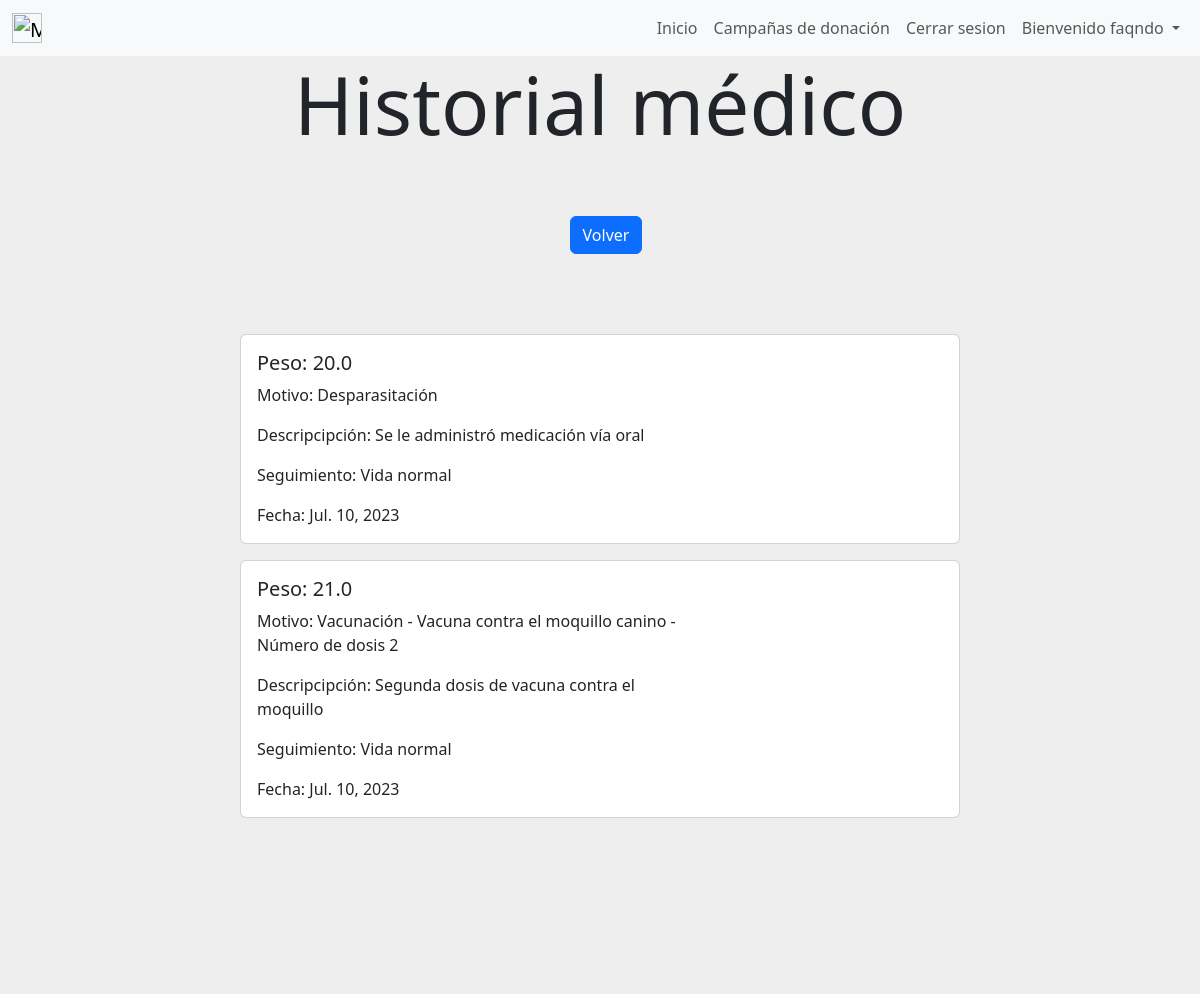
The page /ver_historial_medico/1/ (signed in) on the database its author committed.
### user/models.py (models this page shows)
class User(AbstractUser):
    dni = models.CharField(max_length=8, unique=True)
    email = models.EmailField(unique=True)

### gestion_de_mascotas/models.py (models this page shows, shortened)
class Entrada(models.Model):
    fecha = models.DateField(auto_now_add=True)
    peso = models.FloatField(validators=[MinValueValidator(0)])
    motivo = models.ForeignKey(Servicio_veterinario, on_delete=models.CASCADE, null=True, blank=True, default=None)
    descripcion = models.CharField(max_length=500)
    seguimiento = models.CharField(max_length=500)
    numero_dosis = models.PositiveBigIntegerField(null=True, blank=True)
    vacuna = models.ForeignKey(Vacuna, on_delete=models.CASCADE, null=True, blank=True)
    perro = models.ForeignKey(Perro, on_delete=models.CASCADE)
    class Meta:
        verbose_name='entrada'
        verbose_name_plural='entradas'

class Vacuna(models.Model):
    nombre = models.CharField(max_length=100)
    class Meta:
        verbose_name='vacuna'
        verbose_name_plural='vacunas'
    def __str__ (self):
        return self.nombre

### gestion_de_servicios_prestados/models.py (models this page shows)
class Servicio_veterinario(models.Model):
    servicio = models.CharField(max_length=30)
    class Meta:
        verbose_name='servicio_veterinario'
        verbose_name_plural='servicios_veterinarios'
    def __str__ (self):
        return self.servicio

### gestion_de_mascotas/views.py (the view)
# urls.py: path('ver_historial_medico/<id>/',views.ver_historial_medico, name= "ver_historial_medico"),
def ver_historial_medico(request, id):
    perro = Perro.objects.get(id=id)
    entradas = Entrada.objects.filter(perro = perro) #Filtra las entradas del perro
    return render(request,"gestion_de_mascotas/historial_medico.html",{'entradas':entradas, 'id_perro':id, 'id_user':perro.owner.id})

### gestion_de_mascotas/templates/gestion_de_mascotas/historial_medico.html (shortened to what this page needs)
{% extends "gestion_de_usuarios/base.html" %}
{% block content %}
{% if user.is_authenticated %}
<div style="background-color:#eee;height: 20%;text-align: center;">
    <h1 class="display-1">Historial médico</h1>
</div>
<div style="background-color: #eee;background-position: center;background-size: cover; align-items: center;justify-content: center;display: flex;">
    {% if user.is_superuser %}
    <a class="btn btn-success" href="{% url 'elegir_motivo' id_perro %}" style="color:white;">Crear entrada</a>
    <a class="btn btn-primary" href="{% url 'ver_perros_cliente' id_user %}" style="color:white;margin-left: 1%;">Volver</a>
    {% else %}
    <a class="btn btn-primary" href="{% url 'mis_perros' %}" style="color:white;margin-left: 1%;">Volver</a>
    {% endif %}
</div>
<div style="background-color:#eee;height: 5%;text-align: center;">
</div>
<div style="background-color:#eee;height: 5%;text-align: center;">
</div>
{% if perros.count == 0 %}
<div style="background-color: #eee;background-position: center;background-size: cover; align-items: center;justify-content: center;display: flex;">
    <div class="card mb-3 element-home-color" style="width: 60%;">
        <div class="row g-0">
            <div class="card">
                <div class="card-body">
                    Aún no hay entradas.
                </div>
            </div>
        </div>
    </div>
</div>
{% else %}
        {% for entrada in entradas %}
        <div style="background-color: #eee;background-position: center;background-size: cover; align-items: center;justify-content: center;display: flex;">
            <div class="card mb-3 element-home-color" style="width: 60%;">
                <div class="row g-0">
                <div class="col-md-8">
                    <div class="card-body">
                    <h5 class="card-title">Peso: {{entrada.peso}}</h5>
                    <p class="card-text">Motivo: {{entrada.motivo}}
                        {% if entrada.motivo.servicio == 'Vacunación' %}
                        - {{entrada.vacuna}} - Número de dosis {{entrada.numero_dosis}}
                        {% endif %}
                    </p>
                    <p class="card-text">Descripcipción: {{entrada.descripcion}}</p>
                    <p class="card-text">Seguimiento: {{entrada.seguimiento}}</p>
                    <p class="card-text">Fecha: {{entrada.fecha}}</p>
                    </div>
                </div>
                </div>
            </div>
        </div>
        {% endfor %}
<div style="background-color:#eee;height: 20%;">
</div>
{% endif %}
{% else %}
    <img src="https://st.depositphotos.com/31068556/51146/v/600/depositphotos_511461970-stock-illustration-concept-design-of-an-empty.jpg" class="img-fluid rounded-start" alt="..." style="border-radius: 4px;">
{% endif %}
{% endblock %}

### gestion_de_usuarios/templates/gestion_de_usuarios/base.html (shortened to what this page needs)
<nav class="navbar navbar-expand-lg navbar-light bg-light">
    <div class="container-fluid">
        <a class="navbar-brand mt-2 mt-lg-0" href="{% url 'home' %}">
          <img
            src="https://media.discordapp.net/attachments/1084960115909722185/1098246667553218660/image.png?width=970&height=609"
            height="30"
            alt="MDB Logo"
            loading="lazy"
          />
        </a>
        <div>
        <ul class=" navbar-nav me-auto mb-2 mb-lg-0 ">
          <li class="nav-item">
            <a class="nav-link"  href="{% url 'home' %}">Inicio</a>
          </li>
          <li class="nav-item">
            <a class="nav-link"  href="{% url 'ver_campanias_de_donacion' %}">Campañas de donación</a>
          </li>
          {% if user.is_authenticated %}
            <li class="nav-item">
              <a class="nav-link"  href="{% url 'cerrar_sesion' %}">Cerrar sesion</a>
            </li>
            {% if not user.is_superuser %}
            <li class="nav-item dropdown">
              <div class="dropdown">
                <a class="nav-link dropdown-toggle" href="#" role="button" data-bs-toggle="dropdown" aria-expanded="false">
                  Bienvenido {{user.username}}
                </a>
              </div>
            </li>
            {% endif %}
          {% endif %}
        </ul>
      </div>
    </div>
</nav>
    {% block content %}
    {% endblock %}
    <link href="https://cdn.jsdelivr.net/npm/bootstrap@5.3.0-alpha2/dist/css/bootstrap.min.css" rel="stylesheet">

### rows shown on the page
User: username "faqndo"
Entrada: peso "20.0", motivo "Desparasitación", descripcion "Se le administró medicación vía oral", seguimiento "Vida normal", fecha "Jul. 10, 2023"
Entrada: peso "21.0", motivo "Vacunación", vacuna "Vacuna contra el moquillo canino", numero_dosis "2", descripcion "Segunda dosis de vacuna contra el moquillo", seguimiento "Vida normal", fecha "Jul. 10, 2023"
